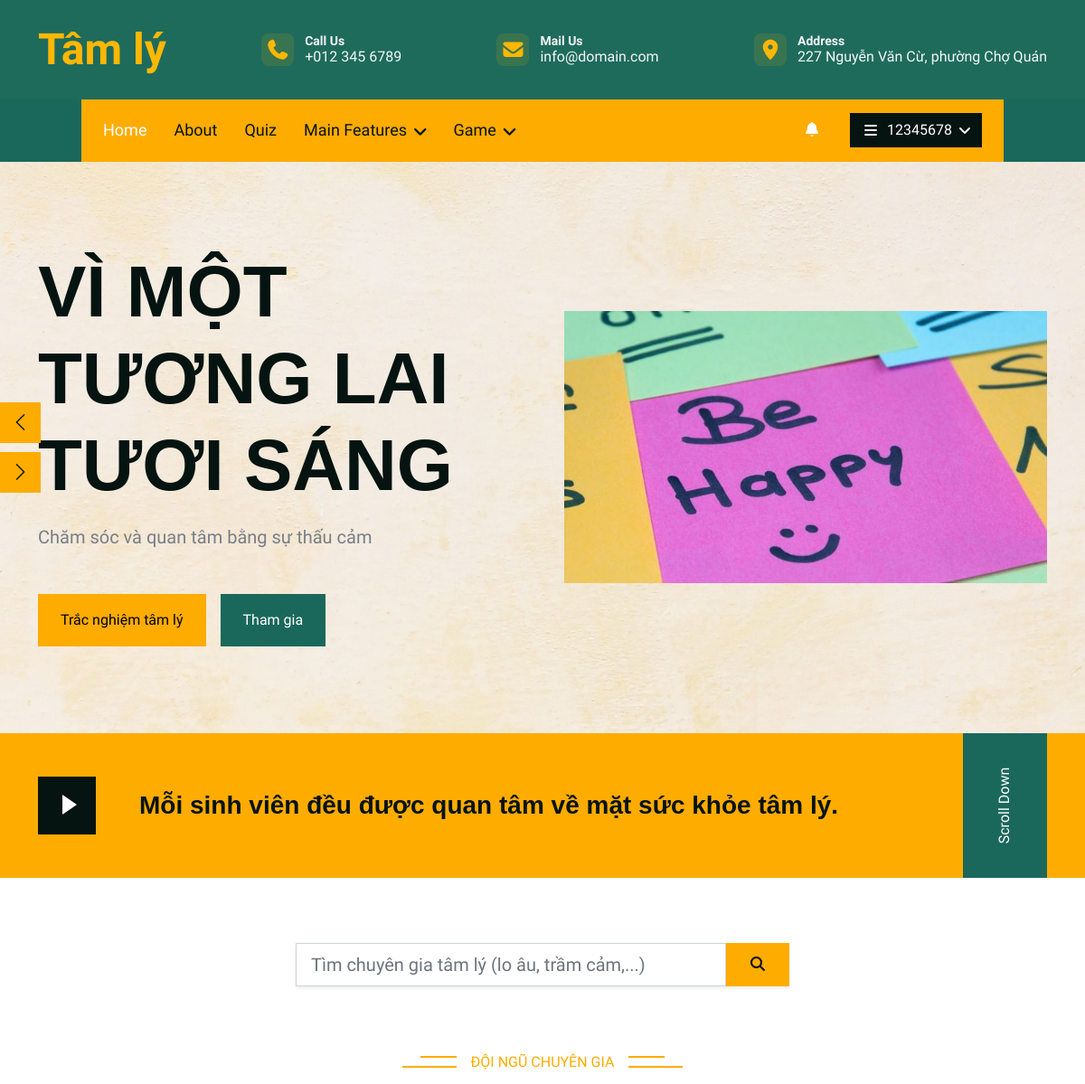
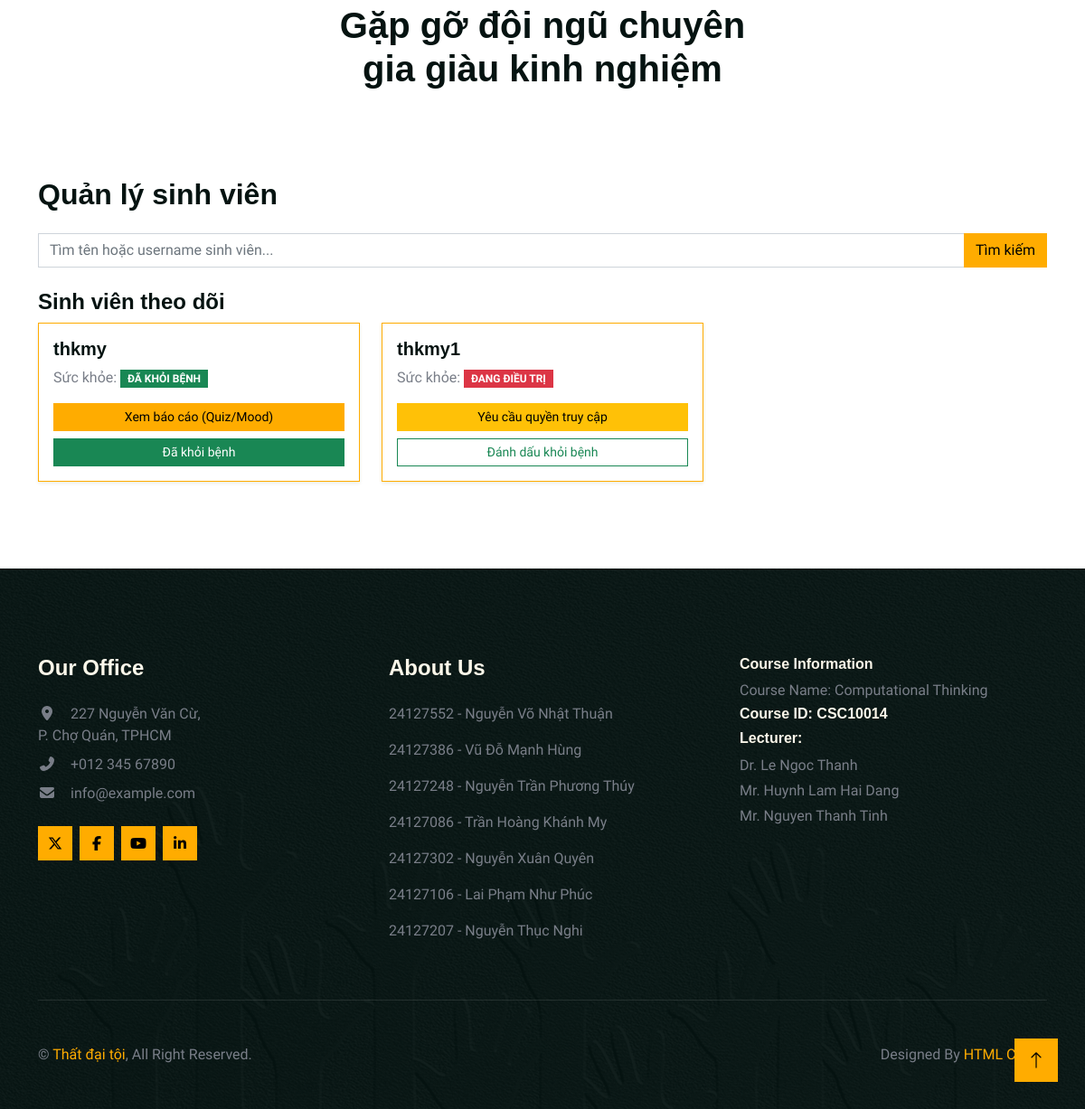
Screenshot of /expert/manage-students (signed in) with the database file from the repository (2 pictures, top to bottom).
### models.py (models this page shows)
class User(Base):
    __tablename__ = "users"
    id: Mapped[int] = mapped_column(primary_key=True)
    username: Mapped[str] = mapped_column(String, unique=True)
    password: Mapped[str] = mapped_column(String)
    role: Mapped[str] = mapped_column(String, default="student")
    status_tag: Mapped[str | None] = mapped_column(String, nullable=True)
    chat_opt_in: Mapped[bool] = mapped_column(Boolean, default=False)
    last_seen = Column(DateTime, default=func.now())
    is_online = Column(Boolean, default=False)
    posts = relationship("Post", back_populates="author")
    answers = relationship("Answer", back_populates="expert")
    expert_profile = relationship("ExpertProfile",uselist=False,back_populates="user", foreign_keys="ExpertProfile.user_id"
    )
    student_profile = relationship("StudentProfile", uselist=False, back_populates="user")

### StudentManagement/student_management.py (the view, shortened to what this page needs)
@student_mgmt_bp.route('/expert/manage-students')
def manage_students():
    if session.get('role') != 'expert':
        return redirect(url_for('home'))
    expert_id = session.get('user_id')
    search_query = request.args.get('search', '')
    conn = get_db_connection()
    conn.row_factory = sqlite3.Row
    peers_query = '''
        SELECT DISTINCT u.id, u.username, u.status_tag
        FROM users u
        JOIN messages m ON (u.id = m.sender_id OR u.id = m.receiver_id)
        WHERE (m.sender_id = ? OR m.receiver_id = ?)
        AND u.id != ?
        AND u.role = 'STUDENT'
    '''
    peers_rows = conn.execute(peers_query, (expert_id, expert_id, expert_id)).fetchall()
    accepted_students = []
    for row in peers_rows:
        s = dict(row)
        req = conn.execute("SELECT status FROM quiz_access_requests WHERE student_id = ? AND expert_id = ?",
                           (s['id'], expert_id)).fetchone()
        s['request_status'] = req['status'] if req else None
        accepted_students.append(s)
    searched_students = []
    conn.close()
    return render_template('student_management.html',
                           accepted_students=accepted_students,
                           searched_students=searched_students)

### StudentManagement/student_management.py (called while the page is built)
def get_db_connection():
    conn = sqlite3.connect('therapy.db')
    conn.row_factory = sqlite3.Row
    return conn

### StudentManagement/templates/student_management.html (shortened to what this page needs)
{% extends "index.html" %}
{% block content %}
<div class="container py-5">
    <h2 class="mb-4">Quản lý sinh viên</h2>
    <form action="" method="GET" class="mb-4">
        <div class="input-group">
            <input type="text" name="search" class="form-control" placeholder="Tìm tên hoặc username sinh viên...">
            <button class="btn btn-primary" type="submit">Tìm kiếm</button>
        </div>
    </form>
    <h4>Sinh viên theo dõi</h4>
    <div class="row g-4 mb-5">
        {% for s in accepted_students %}
        <div class="col-md-4">
            <div class="card shadow-sm border-primary">
                <div class="card-body">
                    <h5 class="card-title">{{ s.username }}</h5>
                    <p>Sức khỏe:
                        <span id="badge-{{ s.id }}" class="badge {{ 'bg-success' if s.status_tag == 'CURED' else 'bg-danger' }}">
                            {{ 'ĐÃ KHỎI BỆNH' if s.status_tag == 'CURED' else 'ĐANG ĐIỀU TRỊ' }}
                        </span>
                    </p>
                    <div class="d-grid gap-2">
                        {% if s.request_status == 'accepted' %}
                            <a href="{{ url_for('student_mgmt.view_report', student_id=s.id) }}" class="btn btn-sm btn-primary">Xem báo cáo (Quiz/Mood)</a>
                        {% elif s.request_status == 'pending' %}
                            <button class="btn btn-sm btn-secondary" disabled>Đã gửi yêu cầu</button>
                        {% else %}
                            <button onclick="sendRequest('{{ s.id }}', this)" class="btn btn-sm btn-warning">Yêu cầu quyền truy cập</button>
                        {% endif %}
                        <button onclick="toggleStatus('{{ s.id }}')" id="status-btn-{{ s.id }}" class="btn btn-sm {{ 'btn-success' if s.status_tag == 'CURED' else 'btn-outline-success' }}">
                            {{ 'Đã khỏi bệnh' if s.status_tag == 'CURED' else 'Đánh dấu khỏi bệnh' }}
                        </button>
                    </div>
                </div>
            </div>
        </div>
        {% endfor %}
    </div>
</div>
{% endblock %}

### static/css/style.css (style rules this page uses)
html, body { font-family: "Be Vietnam Pro", system-ui, -apple-system, "Segoe UI", Roboto, Arial, sans-serif; }
:root { --bs-tertiary: #797E88; }
.btn { transition: .5s; }
button, input, textarea, select, .navbar, .nav-link, .dropdown-menu { font-family: inherit; }

### rows the page displays
User: username "thkmy", status_tag "ĐÃ KHỎI BỆNH", status_tag "Đã khỏi bệnh"
User: username "thkmy1", status_tag "ĐANG ĐIỀU TRỊ", status_tag "Đánh dấu khỏi bệnh"

### other values shown
{{ session.get("username") or "Tài khoản" }} "12345678"
